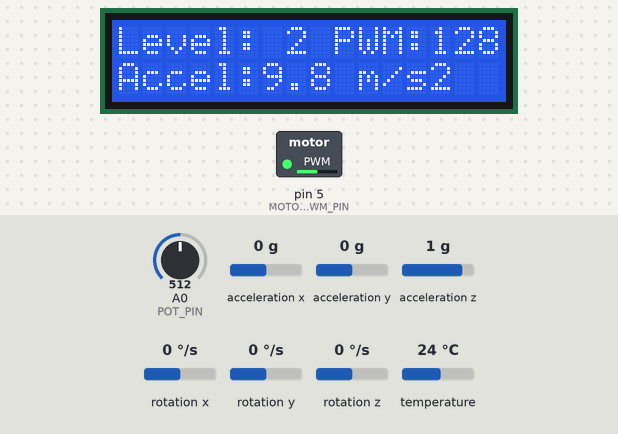
Simulated run of this sketch. Board: Arduino Uno, built with avr-gcc and run on an emulated ATmega328P. Parts: 16×2 character LCD, switched loads named in the sketch (green lamp = pin HIGH). Inputs (shaded band) come from the test bench; at power-on: A0 (POT_PIN) = 512, acceleration x 0 g, acceleration y 0 g, acceleration z 1 g, rotation x 0 °/s, rotation y 0 °/s, rotation z 0 °/s, temperature 24 °C. What the sketch prints to the serial monitor is not drawn.

Above: at 2.3 s.
2.4 s: A0 (POT_PIN) set to 667
3.9 s: A0 (POT_PIN) set to 697
At 5.3 s:
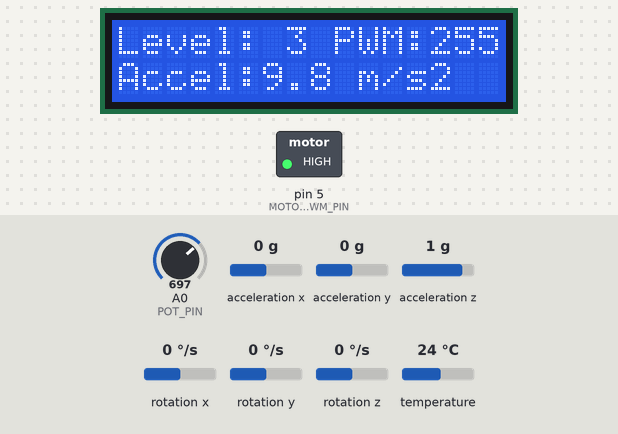
5.6 s: A0 (POT_PIN) set to 306
At 6.2 s:
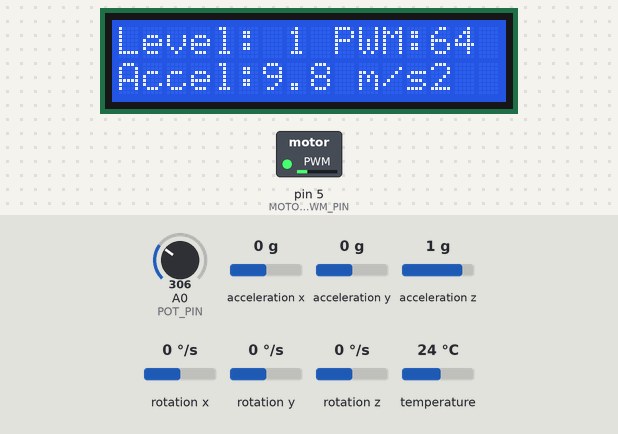
7.3 s: acceleration x set to -1.4 g
At 8.0 s:
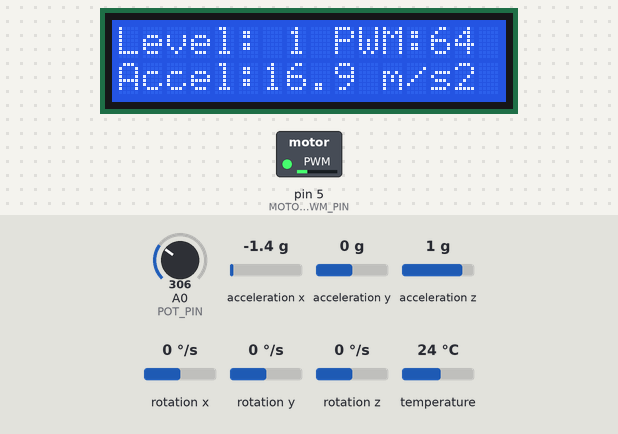
8.8 s: acceleration y set to -1.4 g
At 10.0 s:
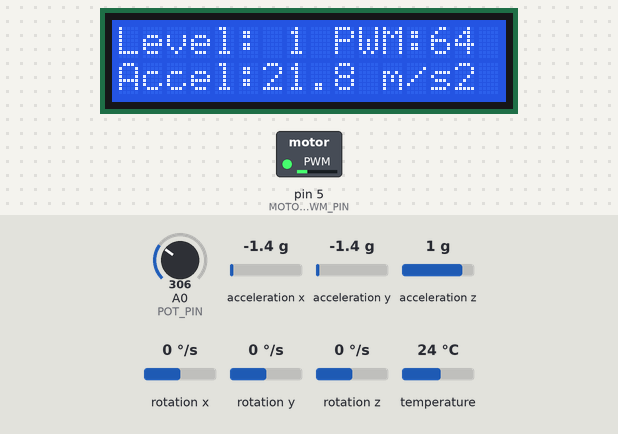
10.3 s: acceleration z set to -1.4 g
At 11.5 s:
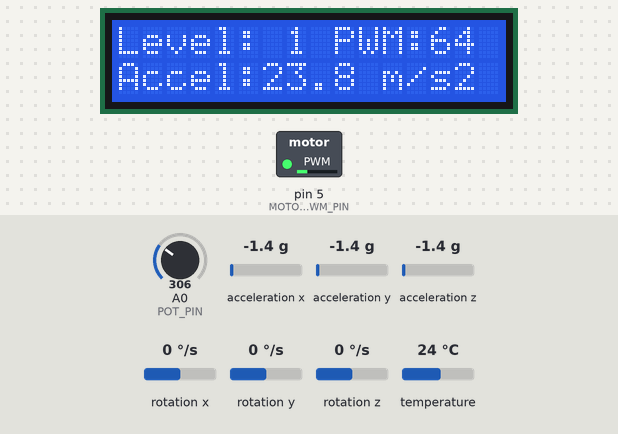
Timing chart, 0 to 12.8 s (numbered marks = the images above; inputs shaded):
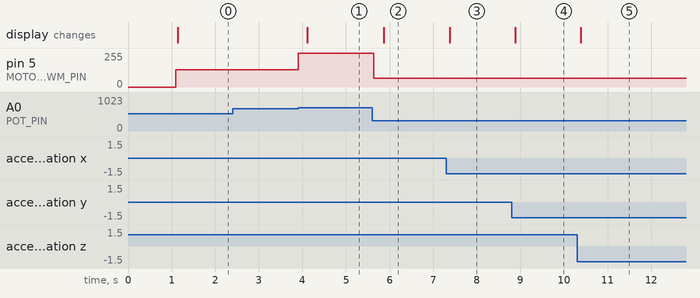

The sketch:

prototypev2.ino
```cpp
#include <Wire.h>
#include <LiquidCrystal_I2C.h>
#include <Adafruit_MPU6050.h>
#include <Adafruit_Sensor.h>
#include <math.h>

//maize project badum tsk
LiquidCrystal_I2C lcd(0x27, 16, 2);

// initialize vibration sensor pero optional pa
Adafruit_MPU6050 mpu;
bool mpuAvailable = false;

// pin assignments
const int POT_PIN = A0;
const int MOTOR_PWM_PIN = 5;

// motor speed settings; this is what determines kung how strong each level
const int LEVEL_1_PWM = 64;
const int LEVEL_2_PWM = 128;
const int LEVEL_3_PWM = 255;

// current operating state
int currentLevel = 0;
int currentPWM = 0;
int potValue = 0;

float accelerationMagnitude = 0.0;

// timing
unsigned long lastLCDUpdate = 0;
unsigned long lastSensorUpdate = 0;
unsigned long lastSerialUpdate = 0;

void setup() {
  Serial.begin(9600);
  Wire.begin();

  pinMode(MOTOR_PWM_PIN, OUTPUT);

  // ensure motor is off during startup
  analogWrite(MOTOR_PWM_PIN, 0);

  // initialize lcd display
  lcd.init();
  lcd.backlight();
  lcd.clear();

  lcd.setCursor(0, 0);
  lcd.print("Maize Vibration");
  lcd.setCursor(0, 1);
  lcd.print("Initializing...");

  // try initializing the vibration sensor
  // tutuloy ung program kung d ma initialize or mahanap ung vibration sensor
  mpuAvailable = mpu.begin();

  if (mpuAvailable) {
    mpu.setAccelerometerRange(MPU6050_RANGE_8_G);
    mpu.setGyroRange(MPU6050_RANGE_500_DEG);
    mpu.setFilterBandwidth(MPU6050_BAND_21_HZ);

    Serial.println("MPU-6050 detected.");
  } else {
    Serial.println("MPU-6050 absent.");
    Serial.println("Continuing without sensor.");
  }

  delay(1000);
  lcd.clear();

  Serial.println("Maize vibration system ready.");
}

void loop() {
  unsigned long now = millis();

//POTENTIOMETER READ!! TAGA BASA SA INPUT
  potValue = analogRead(POT_PIN);

  if (potValue <= 4) {
    currentLevel = 0;
    currentPWM = 0;
  } else if (potValue <= 340) {
    currentLevel = 1;
    currentPWM = LEVEL_1_PWM;
  } else if (potValue <= 682) {
    currentLevel = 2;
    currentPWM = LEVEL_2_PWM;
  } else {
    currentLevel = 3;
    currentPWM = LEVEL_3_PWM;
  }

  // control motor driver
  analogWrite(MOTOR_PWM_PIN, currentPWM);

// read mpu6050 if meron
  if (mpuAvailable &&
      now - lastSensorUpdate >= 100) {

    lastSensorUpdate = now;

    sensors_event_t accel;
    sensors_event_t gyro;
    sensors_event_t temp;

    mpu.getEvent(&accel, &gyro, &temp);

    //asked ai for help dto, apparently para sa mpu6050 measuring stuff including the math stuff
    //idk clarify ko lang later
    accelerationMagnitude = sqrt(
      accel.acceleration.x * accel.acceleration.x +
      accel.acceleration.y * accel.acceleration.y +
      accel.acceleration.z * accel.acceleration.z
    );
  }

// update lcd if state changes
  if (now - lastLCDUpdate >= 250) {
    lastLCDUpdate = now;

    lcd.setCursor(0, 0);

    if (currentLevel == 0) {
      lcd.print("Motor: OFF      ");
    } else {
      lcd.print("Level: ");
      lcd.print(currentLevel);
      lcd.print(" PWM:");
      lcd.print(currentPWM);
      lcd.print(" ");
    }

    lcd.setCursor(0, 1);

    if (mpuAvailable) {
      lcd.print("Accel:");
      lcd.print(accelerationMagnitude, 1);
      lcd.print(" m/s2  ");
    } else {
      lcd.print("MPU: Not plugged");
    }
  }

  //serial monitor diagnostics, set baud or serial to 9600
  if (now - lastSerialUpdate >= 500) {
    lastSerialUpdate = now;

    Serial.print("Potentiometer: ");
    Serial.print(potValue);

    Serial.print(" | Level: ");
    Serial.print(currentLevel);

    Serial.print(" | PWM: ");
    Serial.print(currentPWM);

    Serial.print(" | MPU-6050: ");

    if (mpuAvailable) {
      Serial.print(accelerationMagnitude, 2);
      Serial.println(" m/s^2");
    } else {
      Serial.println("Unavailable");
    }
  }
}
```

Measured:
- the behaviour switches between 682 and 683 on A0 (POT_PIN) (found by bisection; images 0 and 1)
- after the input at 2.4 s, every drawn part: stays the same
- after the input at 3.9 s, pin 5 (MOTOR_PWM_PIN): 128/255 → 255/255 at once; the display: changes after 0.21 s (image 1)
- after the input at 5.6 s, pin 5 (MOTOR_PWM_PIN): 255/255 → 64/255 at once; the display: changes after 0.26 s (image 2)
- after the input at 7.3 s, the display: changes after 0.08 s (image 3)
- after the input at 8.8 s, the display: changes after 0.08 s (image 4)
- after the input at 10.3 s, the display: changes after 0.08 s (image 5)
